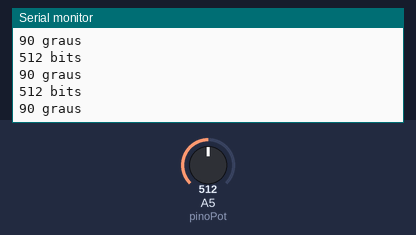
The sketch below on a simulated Arduino Leonardo, built with avr-gcc and run on an emulated ATmega32U4. Parts: the last lines printed to the serial monitor. The test bench sets the inputs (shaded band); at power-on: A5 (pinoPot) = 512. USB keyboard and mouse output is not drawn.

Above: at 1.2 s.
1.3 s: A5 (pinoPot) set to 490
3.0 s: A5 (pinoPot) set to 809
At 3.5 s:
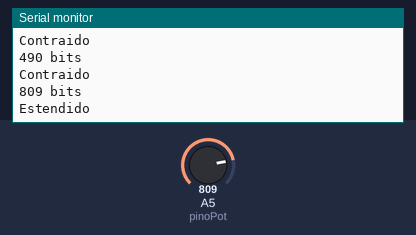
5.1 s: A5 (pinoPot) set to 960
At 6.0 s:
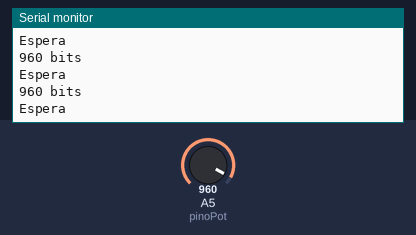
Timing chart, 0 to 8.1 s (numbered marks = the images above; inputs shaded):
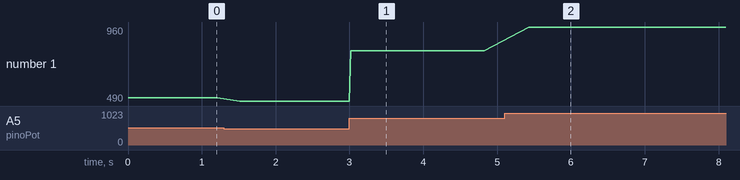

The sketch:

fisiogame-arduino.ino
```cpp
#include <Keyboard.h> //V: INCLUI LIB KEYBOARD
const int pinoPot = A5; //PINO ANALÓGICO UTILIZADO PELO POTENCIÔMETRO
int leituraA5; //VARIÁVEL QUE ARMAZENA O VALOR LIDO NA PORTA ANALÓGICA

void setup(){
  pinMode(pinoPot, INPUT); //DEFINE A PORTA COMO ENTRADA
  //Serial.begin(9600); //V: SERIAL COMENTADA  - INICIALIZA A SERIAL

  // Sends a clean report to the host. This is important because
  // the 16u2 of the Uno/Mega is not turned off while programming
  // so you want to start with a clean report to avoid strange bugs after reset.
  Keyboard.begin();
}
void loop(){
  leituraA5 = analogRead(pinoPot); //LÊ O VALOR NA PORTA ANALÓGICA (VALOR LIDO EM BITS QUE VAI DE 0 A 1023 BITS)
  Serial.print(leituraA5); //IMPRIME NA SERIAL O VALOR LIDO NA PORTA ANALÓGICA
  Serial.println(" bits"); //IMPRIME O TEXTO NA SERIAL
  //delay(100); //INTERVALO DE 100 MILISSEGUNDOS
   if (leituraA5 > 950){
    Serial.println("Espera");
     Keyboard.print("Espera");
    //delay(2000);
  } else
  if ((leituraA5 > 800) && (leituraA5 < 1023)){
    Serial.println("Estendido");
     Keyboard.print("w");
     delay(600);
  } else
    if ((leituraA5 < 799) && (leituraA5 > 500)){
    Serial.println("90 graus");
    Keyboard.print("w");
     delay(300);
  } else
    if ((leituraA5 < 499) && (leituraA5 > 0)){
    Serial.println("Contraido");
    Keyboard.print("w");
     delay(20);
  }


}
```

Measured:
- after the input at 3.0 s, the serial monitor: prints a new line at once (image 1)
- after the input at 5.1 s, the serial monitor: prints a new line after 0.33 s (image 2)
- plotted number 1: 512 → 490 after the input at 1.3 s, 490 → 809 after the input at 3.0 s, 809 → 960 after the input at 5.1 s
